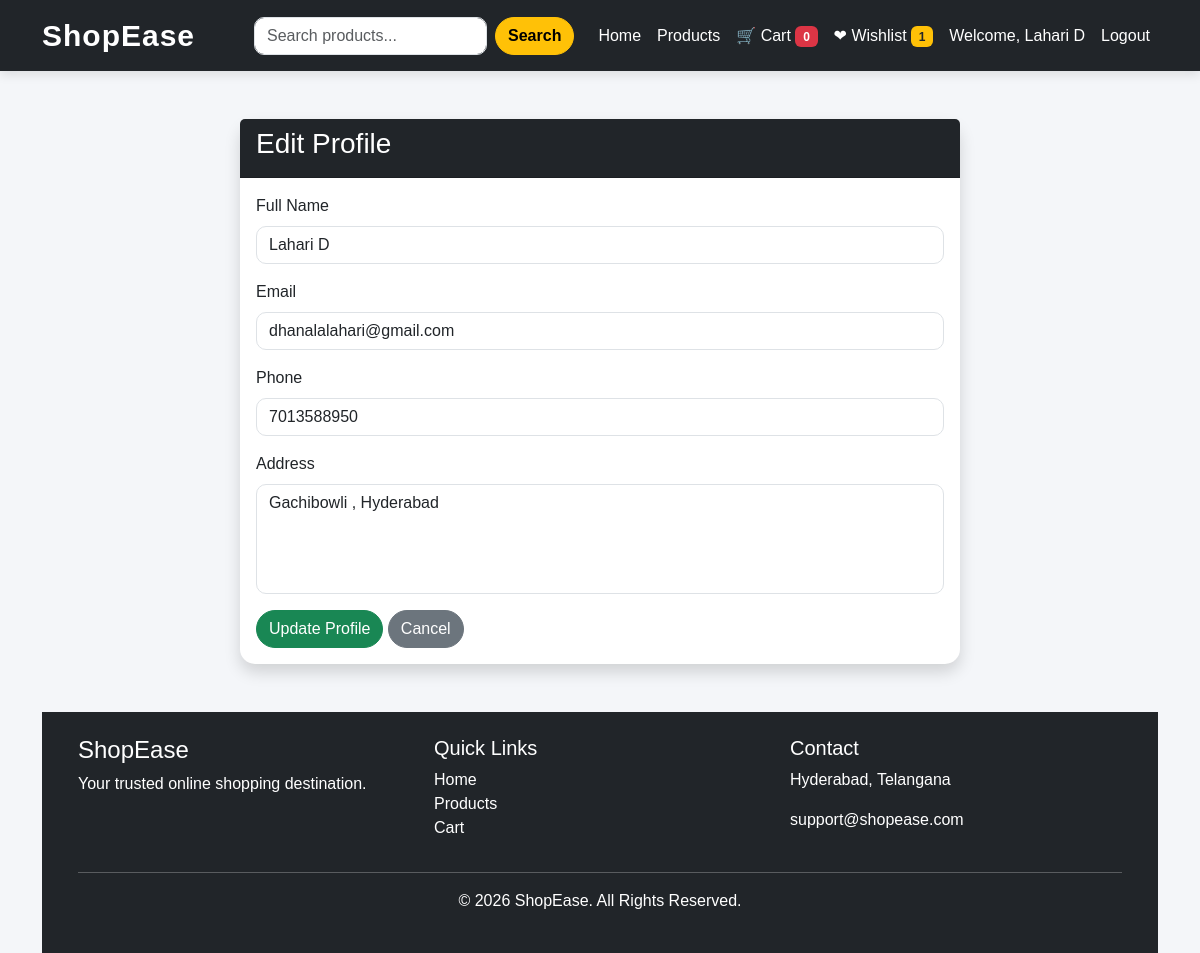
The page /edit_profile.php (signed in) on the database its author committed.
### tables this page shows
CREATE TABLE `users` (
  `id` int(11) NOT NULL,
  `fullname` varchar(100) NOT NULL,
  `email` varchar(100) NOT NULL,
  `phone` varchar(15) DEFAULT NULL,
  `password` varchar(255) NOT NULL,
  `address` text DEFAULT NULL,
  `created_at` timestamp NOT NULL DEFAULT current_timestamp()
);

### edit_profile.php (the view, shortened to what this page needs)
<?php
include("includes/db.php");
$user_id = $_SESSION['user_id'];
$sql = "SELECT * FROM users WHERE id='$user_id'";
$result = mysqli_query($conn,$sql);
$user = mysqli_fetch_assoc($result);
include("includes/header.php");
?>
<div class="container mt-5">
<div class="row justify-content-center">
<div class="col-md-8">
<div class="card shadow">
<div class="card-header bg-dark text-white">
<h3>Edit Profile</h3>
</div>
<div class="card-body">
<form method="POST">
<div class="mb-3">
<label class="form-label">Full Name</label>
<input
type="text"
name="fullname"
class="form-control"
value="<?php echo htmlspecialchars($user['fullname']); ?>"
required>
</div>
<div class="mb-3">
<label class="form-label">Email</label>
<input
type="email"
class="form-control"
value="<?php echo htmlspecialchars($user['email']); ?>"
readonly>
</div>
<div class="mb-3">
<label class="form-label">Phone</label>
<input
type="text"
name="phone"
class="form-control"
value="<?php echo htmlspecialchars($user['phone']); ?>"
required>
</div>
<div class="mb-3">
<label class="form-label">Address</label>
<textarea
name="address"
class="form-control"
rows="4"><?php echo htmlspecialchars($user['address']); ?></textarea>
</div>
<button
type="submit"
name="update"
class="btn btn-success">
Update Profile
</button>
<a
href="profile.php"
class="btn btn-secondary">
Cancel
</a>
</form>
</div>
</div>
</div>
</div>
</div>
<?php
include("includes/footer.php");
?>

### css/style.css (style rules this page uses)
body { background:#f4f6f9; font-family:Arial, Helvetica, sans-serif; color:#333; }
.btn { border-radius:30px; transition:.3s; }
.card { border:none; border-radius:15px; box-shadow:0 5px 15px rgba(0,0,0,.1); }
.form-control, .form-select { border-radius:10px; }
textarea { resize:none; }

### rows shown on the page
users: fullname "Lahari D", email "dhanalalahari@gmail.com", phone "7013588950", address "Gachibowli , Hyderabad"

### other values the page prints
$cartCount "0"
$wishlistCount "1"
$_SESSION['user_name'] "Lahari D"
